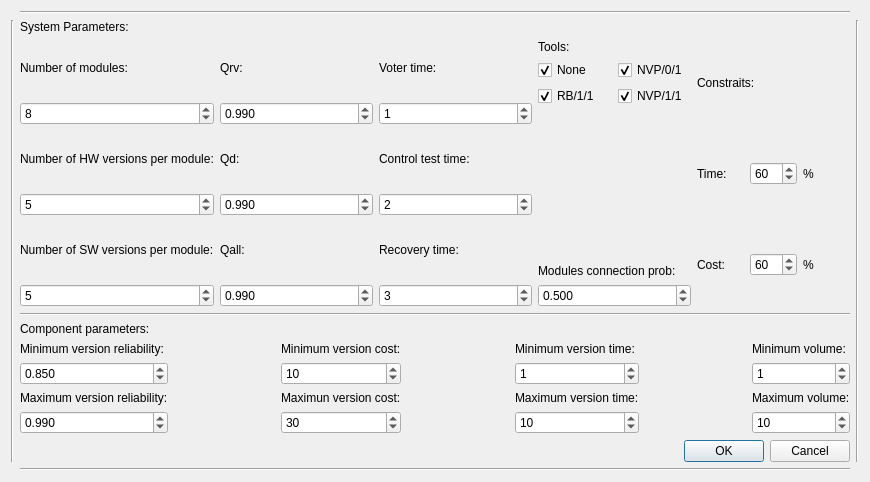
<?xml version="1.0" encoding="UTF-8"?>
<ui version="4.0">
 <class>ConfigDialog</class>
 <widget class="QDialog" name="ConfigDialog">
  <property name="geometry">
   <rect>
    <x>0</x>
    <y>0</y>
    <width>870</width>
    <height>482</height>
   </rect>
  </property>
  <property name="windowTitle">
   <string>Dialog</string>
  </property>
  <layout class="QGridLayout" name="gridLayout">
   <item row="1" column="1">
    <layout class="QVBoxLayout" name="verticalLayout_12">
     <item>
      <widget class="QLabel" name="label_22">
       <property name="text">
        <string>System Parameters:</string>
       </property>
      </widget>
     </item>
     <item>
      <layout class="QHBoxLayout" name="horizontalLayout_2">
       <item>
        <layout class="QVBoxLayout" name="verticalLayout_2">
         <item>
          <layout class="QVBoxLayout" name="verticalLayout_24">
           <item>
            <widget class="QLabel" name="label">
             <property name="text">
              <string>Number of modules:</string>
             </property>
            </widget>
           </item>
           <item>
            <widget class="QSpinBox" name="modnum">
             <property name="minimum">
              <number>1</number>
             </property>
             <property name="maximum">
              <number>100</number>
             </property>
             <property name="value">
              <number>8</number>
             </property>
            </widget>
           </item>
          </layout>
         </item>
         <item>
          <layout class="QVBoxLayout" name="verticalLayout">
           <item>
            <widget class="QLabel" name="label_4">
             <property name="text">
              <string>Number of HW versions per module:</string>
             </property>
            </widget>
           </item>
           <item>
            <widget class="QSpinBox" name="hwnum">
             <property name="minimum">
              <number>1</number>
             </property>
             <property name="maximum">
              <number>100</number>
             </property>
             <property name="value">
              <number>5</number>
             </property>
            </widget>
           </item>
          </layout>
         </item>
         <item>
          <layout class="QVBoxLayout" name="verticalLayout_5">
           <item>
            <widget class="QLabel" name="label_6">
             <property name="text">
              <string>Number of SW versions per module:</string>
             </property>
            </widget>
           </item>
           <item>
            <widget class="QSpinBox" name="swnum">
             <property name="minimum">
              <number>3</number>
             </property>
             <property name="maximum">
              <number>100</number>
             </property>
             <property name="value">
              <number>5</number>
             </property>
            </widget>
           </item>
          </layout>
         </item>
        </layout>
       </item>
       <item>
        <layout class="QVBoxLayout" name="verticalLayout_18">
         <item>
          <layout class="QVBoxLayout" name="verticalLayout_15">
           <item>
            <widget class="QLabel" name="label_13">
             <property name="text">
              <string>Qrv:</string>
             </property>
            </widget>
           </item>
           <item>
            <widget class="QDoubleSpinBox" name="qrv">
             <property name="decimals">
              <number>3</number>
             </property>
             <property name="maximum">
              <double>1.000000000000000</double>
             </property>
             <property name="singleStep">
              <double>0.001000000000000</double>
             </property>
             <property name="value">
              <double>0.990000000000000</double>
             </property>
            </widget>
           </item>
          </layout>
         </item>
         <item>
          <layout class="QVBoxLayout" name="verticalLayout_16">
           <item>
            <widget class="QLabel" name="label_14">
             <property name="text">
              <string>Qd:</string>
             </property>
            </widget>
           </item>
           <item>
            <widget class="QDoubleSpinBox" name="qd">
             <property name="decimals">
              <number>3</number>
             </property>
             <property name="maximum">
              <double>1.000000000000000</double>
             </property>
             <property name="singleStep">
              <double>0.001000000000000</double>
             </property>
             <property name="value">
              <double>0.990000000000000</double>
             </property>
            </widget>
           </item>
          </layout>
         </item>
         <item>
          <layout class="QVBoxLayout" name="verticalLayout_17">
           <item>
            <widget class="QLabel" name="label_15">
             <property name="text">
              <string>Qall:</string>
             </property>
            </widget>
           </item>
           <item>
            <widget class="QDoubleSpinBox" name="qall">
             <property name="decimals">
              <number>3</number>
             </property>
             <property name="maximum">
              <double>1.000000000000000</double>
             </property>
             <property name="singleStep">
              <double>0.001000000000000</double>
             </property>
             <property name="value">
              <double>0.990000000000000</double>
             </property>
            </widget>
           </item>
          </layout>
         </item>
        </layout>
       </item>
       <item>
        <layout class="QVBoxLayout" name="verticalLayout_23">
         <item>
          <layout class="QVBoxLayout" name="verticalLayout_19">
           <item>
            <widget class="QLabel" name="label_16">
             <property name="text">
              <string>Voter time:</string>
             </property>
            </widget>
           </item>
           <item>
            <widget class="QSpinBox" name="tvote">
             <property name="value">
              <number>1</number>
             </property>
            </widget>
           </item>
          </layout>
         </item>
         <item>
          <layout class="QVBoxLayout" name="verticalLayout_20">
           <item>
            <widget class="QLabel" name="label_17">
             <property name="text">
              <string>Control test time:</string>
             </property>
            </widget>
           </item>
           <item>
            <widget class="QSpinBox" name="ttest">
             <property name="value">
              <number>2</number>
             </property>
            </widget>
           </item>
          </layout>
         </item>
         <item>
          <layout class="QVBoxLayout" name="verticalLayout_21">
           <item>
            <widget class="QLabel" name="label_18">
             <property name="text">
              <string>Recovery time:</string>
             </property>
            </widget>
           </item>
           <item>
            <widget class="QSpinBox" name="trecov">
             <property name="value">
              <number>3</number>
             </property>
            </widget>
           </item>
          </layout>
         </item>
        </layout>
       </item>
       <item>
        <layout class="QVBoxLayout" name="verticalLayout_10">
         <item>
          <widget class="QLabel" name="label_12">
           <property name="text">
            <string>Tools:</string>
           </property>
          </widget>
         </item>
         <item>
          <layout class="QVBoxLayout" name="verticalLayout_28">
           <item>
            <layout class="QHBoxLayout" name="horizontalLayout_3">
             <item>
              <widget class="QCheckBox" name="none">
               <property name="text">
                <string>None</string>
               </property>
               <property name="checked">
                <bool>true</bool>
               </property>
              </widget>
             </item>
             <item>
              <widget class="QCheckBox" name="nvp01">
               <property name="text">
                <string>NVP/0/1</string>
               </property>
               <property name="checked">
                <bool>true</bool>
               </property>
              </widget>
             </item>
            </layout>
           </item>
           <item>
            <layout class="QHBoxLayout" name="horizontalLayout_4">
             <item>
              <widget class="QCheckBox" name="rb11">
               <property name="text">
                <string>RB/1/1</string>
               </property>
               <property name="checked">
                <bool>true</bool>
               </property>
              </widget>
             </item>
             <item>
              <widget class="QCheckBox" name="nvp11">
               <property name="text">
                <string>NVP/1/1</string>
               </property>
               <property name="checked">
                <bool>true</bool>
               </property>
              </widget>
             </item>
            </layout>
           </item>
          </layout>
         </item>
         <item>
          <spacer name="verticalSpacer">
           <property name="orientation">
            <enum>Qt::Vertical</enum>
           </property>
           <property name="sizeHint" stdset="0">
            <size>
             <width>20</width>
             <height>40</height>
            </size>
           </property>
          </spacer>
         </item>
         <item>
          <layout class="QVBoxLayout" name="verticalLayout_25">
           <item>
            <widget class="QLabel" name="label_21">
             <property name="text">
              <string>Modules connection prob:</string>
             </property>
            </widget>
           </item>
           <item>
            <widget class="QDoubleSpinBox" name="linkprob">
             <property name="decimals">
              <number>3</number>
             </property>
             <property name="maximum">
              <double>1.000000000000000</double>
             </property>
             <property name="singleStep">
              <double>0.100000000000000</double>
             </property>
             <property name="value">
              <double>0.500000000000000</double>
             </property>
            </widget>
           </item>
          </layout>
         </item>
        </layout>
       </item>
       <item>
        <layout class="QVBoxLayout" name="verticalLayout_29">
         <item>
          <widget class="QLabel" name="label_5">
           <property name="text">
            <string>Constraits:</string>
           </property>
          </widget>
         </item>
         <item>
          <layout class="QHBoxLayout" name="horizontalLayout_5">
           <item>
            <widget class="QLabel" name="label_7">
             <property name="text">
              <string>Time:</string>
             </property>
            </widget>
           </item>
           <item>
            <widget class="QSpinBox" name="TP">
             <property name="value">
              <number>60</number>
             </property>
            </widget>
           </item>
           <item>
            <widget class="QLabel" name="label_24">
             <property name="text">
              <string>%</string>
             </property>
            </widget>
           </item>
          </layout>
         </item>
         <item>
          <layout class="QHBoxLayout" name="horizontalLayout_6">
           <item>
            <widget class="QLabel" name="label_25">
             <property name="text">
              <string>Cost:</string>
             </property>
            </widget>
           </item>
           <item>
            <widget class="QSpinBox" name="CP">
             <property name="value">
              <number>60</number>
             </property>
            </widget>
           </item>
           <item>
            <widget class="QLabel" name="label_26">
             <property name="text">
              <string>%</string>
             </property>
            </widget>
           </item>
          </layout>
         </item>
        </layout>
       </item>
      </layout>
     </item>
     <item>
      <widget class="Line" name="line_6">
       <property name="orientation">
        <enum>Qt::Horizontal</enum>
       </property>
      </widget>
     </item>
     <item>
      <widget class="QLabel" name="label_23">
       <property name="text">
        <string>Component parameters:</string>
       </property>
      </widget>
     </item>
     <item>
      <layout class="QHBoxLayout" name="horizontalLayout">
       <item>
        <layout class="QVBoxLayout" name="verticalLayout_11">
         <item>
          <layout class="QVBoxLayout" name="verticalLayout_3">
           <item>
            <widget class="QLabel" name="label_2">
             <property name="text">
              <string>Minimum version reliability:</string>
             </property>
            </widget>
           </item>
           <item>
            <widget class="QDoubleSpinBox" name="minrel">
             <property name="decimals">
              <number>3</number>
             </property>
             <property name="maximum">
              <double>1.000000000000000</double>
             </property>
             <property name="singleStep">
              <double>0.001000000000000</double>
             </property>
             <property name="value">
              <double>0.850000000000000</double>
             </property>
            </widget>
           </item>
          </layout>
         </item>
         <item>
          <layout class="QVBoxLayout" name="verticalLayout_4">
           <item>
            <widget class="QLabel" name="label_3">
             <property name="text">
              <string>Maximum version reliability:</string>
             </property>
            </widget>
           </item>
           <item>
            <widget class="QDoubleSpinBox" name="maxrel">
             <property name="decimals">
              <number>3</number>
             </property>
             <property name="maximum">
              <double>1.000000000000000</double>
             </property>
             <property name="singleStep">
              <double>0.001000000000000</double>
             </property>
             <property name="value">
              <double>0.990000000000000</double>
             </property>
            </widget>
           </item>
          </layout>
         </item>
        </layout>
       </item>
       <item>
        <spacer name="horizontalSpacer">
         <property name="orientation">
          <enum>Qt::Horizontal</enum>
         </property>
         <property name="sizeHint" stdset="0">
          <size>
           <width>40</width>
           <height>20</height>
          </size>
         </property>
        </spacer>
       </item>
       <item>
        <layout class="QVBoxLayout" name="verticalLayout_6">
         <item>
          <layout class="QVBoxLayout" name="verticalLayout_26">
           <item>
            <widget class="QLabel" name="label_8">
             <property name="text">
              <string>Minimum version cost:</string>
             </property>
            </widget>
           </item>
           <item>
            <widget class="QSpinBox" name="mincost">
             <property name="maximum">
              <number>999</number>
             </property>
             <property name="value">
              <number>10</number>
             </property>
            </widget>
           </item>
          </layout>
         </item>
         <item>
          <layout class="QVBoxLayout" name="verticalLayout_7">
           <item>
            <widget class="QLabel" name="label_9">
             <property name="text">
              <string>Maximun version cost:</string>
             </property>
            </widget>
           </item>
           <item>
            <widget class="QSpinBox" name="maxcost">
             <property name="maximum">
              <number>999</number>
             </property>
             <property name="value">
              <number>30</number>
             </property>
            </widget>
           </item>
          </layout>
         </item>
        </layout>
       </item>
       <item>
        <spacer name="horizontalSpacer_2">
         <property name="orientation">
          <enum>Qt::Horizontal</enum>
         </property>
         <property name="sizeHint" stdset="0">
          <size>
           <width>40</width>
           <height>20</height>
          </size>
         </property>
        </spacer>
       </item>
       <item>
        <layout class="QVBoxLayout" name="verticalLayout_27">
         <item>
          <layout class="QVBoxLayout" name="verticalLayout_8">
           <item>
            <widget class="QLabel" name="label_10">
             <property name="text">
              <string>Minimum version time:</string>
             </property>
            </widget>
           </item>
           <item>
            <widget class="QSpinBox" name="mintime">
             <property name="maximum">
              <number>999</number>
             </property>
             <property name="value">
              <number>1</number>
             </property>
            </widget>
           </item>
          </layout>
         </item>
         <item>
          <layout class="QVBoxLayout" name="verticalLayout_9">
           <item>
            <widget class="QLabel" name="label_11">
             <property name="text">
              <string>Maximum version time:</string>
             </property>
            </widget>
           </item>
           <item>
            <widget class="QSpinBox" name="maxtime">
             <property name="maximum">
              <number>999</number>
             </property>
             <property name="value">
              <number>10</number>
             </property>
            </widget>
           </item>
          </layout>
         </item>
        </layout>
       </item>
       <item>
        <spacer name="horizontalSpacer_3">
         <property name="orientation">
          <enum>Qt::Horizontal</enum>
         </property>
         <property name="sizeHint" stdset="0">
          <size>
           <width>40</width>
           <height>20</height>
          </size>
         </property>
        </spacer>
       </item>
       <item>
        <layout class="QVBoxLayout" name="verticalLayout_14">
         <item>
          <layout class="QVBoxLayout" name="verticalLayout_22">
           <item>
            <widget class="QLabel" name="label_19">
             <property name="text">
              <string>Minimum volume:</string>
             </property>
            </widget>
           </item>
           <item>
            <widget class="QSpinBox" name="minvol">
             <property name="maximum">
              <number>999</number>
             </property>
             <property name="value">
              <number>1</number>
             </property>
            </widget>
           </item>
          </layout>
         </item>
         <item>
          <layout class="QVBoxLayout" name="verticalLayout_13">
           <item>
            <widget class="QLabel" name="label_20">
             <property name="text">
              <string>Maximum volume:</string>
             </property>
            </widget>
           </item>
           <item>
            <widget class="QSpinBox" name="maxvol">
             <property name="maximum">
              <number>999</number>
             </property>
             <property name="value">
              <number>10</number>
             </property>
            </widget>
           </item>
          </layout>
         </item>
        </layout>
       </item>
      </layout>
     </item>
     <item>
      <widget class="QDialogButtonBox" name="buttonBox">
       <property name="orientation">
        <enum>Qt::Horizontal</enum>
       </property>
       <property name="standardButtons">
        <set>QDialogButtonBox::Cancel|QDialogButtonBox::Ok</set>
       </property>
      </widget>
     </item>
    </layout>
   </item>
   <item row="2" column="1">
    <widget class="Line" name="line_2">
     <property name="orientation">
      <enum>Qt::Horizontal</enum>
     </property>
    </widget>
   </item>
   <item row="1" column="0">
    <widget class="Line" name="line_3">
     <property name="orientation">
      <enum>Qt::Vertical</enum>
     </property>
    </widget>
   </item>
   <item row="1" column="2">
    <widget class="Line" name="line_4">
     <property name="orientation">
      <enum>Qt::Vertical</enum>
     </property>
    </widget>
   </item>
   <item row="0" column="1">
    <widget class="Line" name="line_5">
     <property name="orientation">
      <enum>Qt::Horizontal</enum>
     </property>
    </widget>
   </item>
  </layout>
 </widget>
 <resources/>
 <connections>
  <connection>
   <sender>buttonBox</sender>
   <signal>accepted()</signal>
   <receiver>ConfigDialog</receiver>
   <slot>accept()</slot>
   <hints>
    <hint type="sourcelabel">
     <x>228</x>
     <y>322</y>
    </hint>
    <hint type="destinationlabel">
     <x>157</x>
     <y>274</y>
    </hint>
   </hints>
  </connection>
  <connection>
   <sender>buttonBox</sender>
   <signal>rejected()</signal>
   <receiver>ConfigDialog</receiver>
   <slot>reject()</slot>
   <hints>
    <hint type="sourcelabel">
     <x>296</x>
     <y>328</y>
    </hint>
    <hint type="destinationlabel">
     <x>286</x>
     <y>274</y>
    </hint>
   </hints>
  </connection>
 </connections>
</ui>
